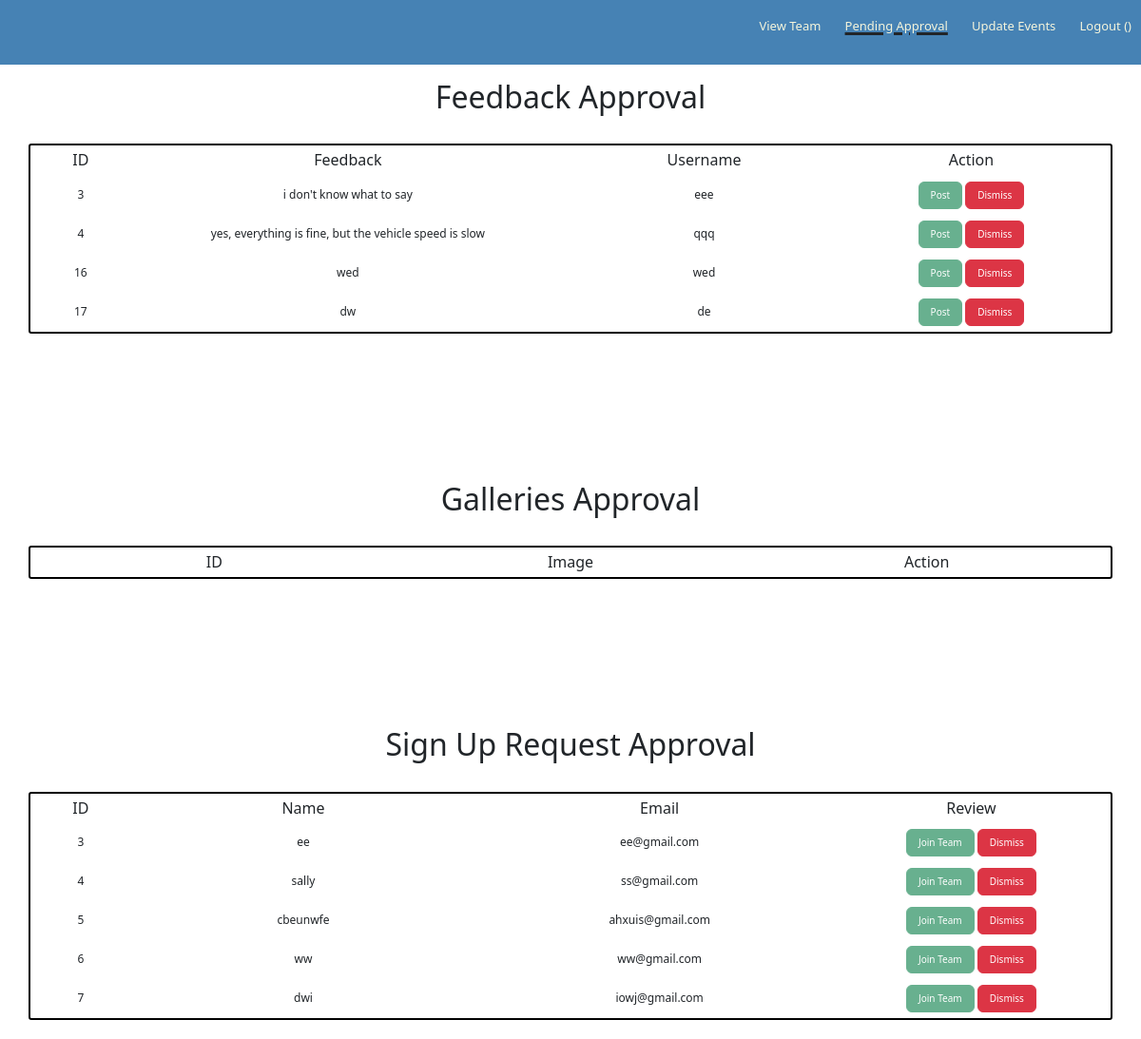
The app's page /approval, older data.
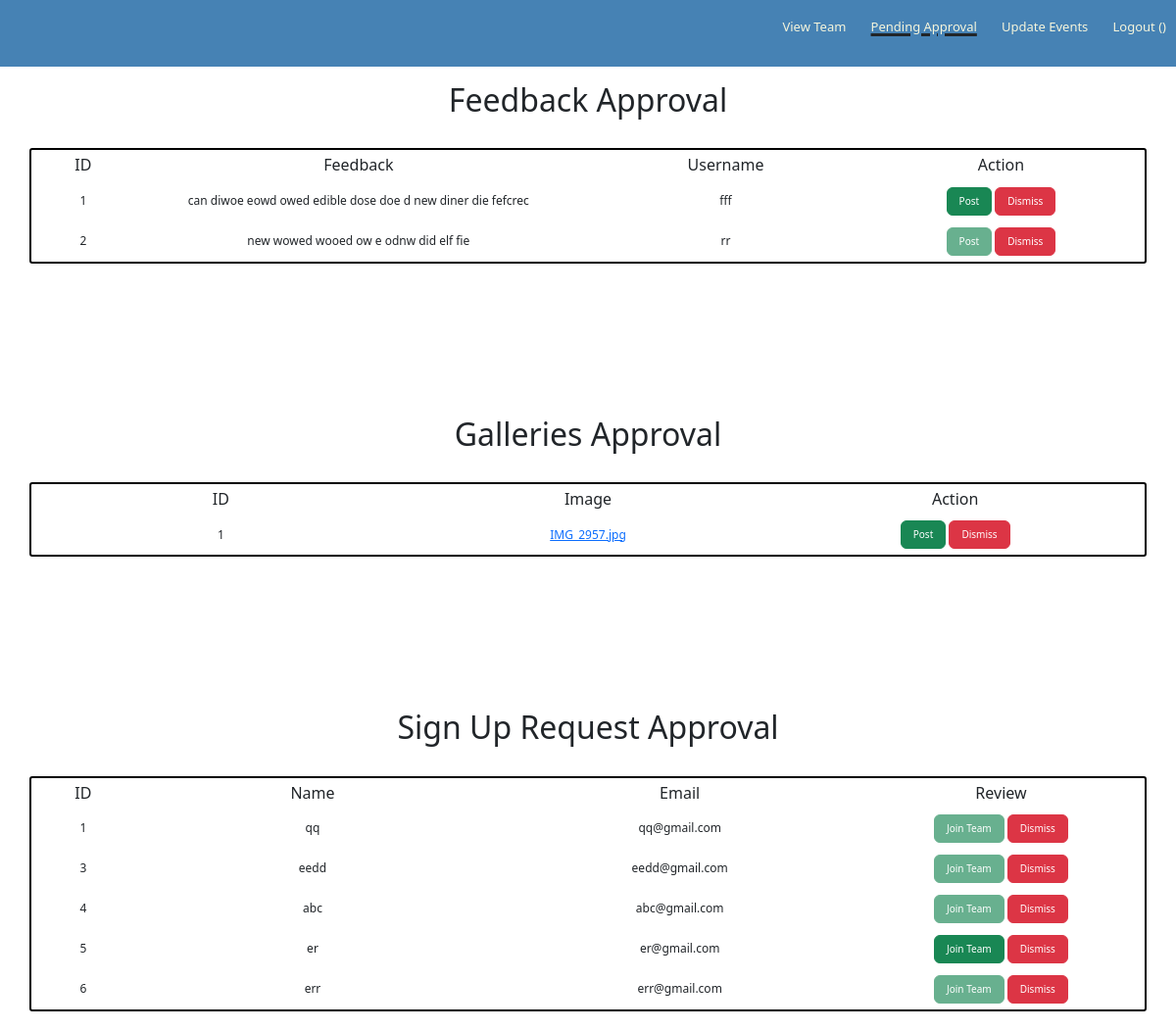
The same page, newer data.
### app/models.py (models this page shows, shortened)
class Feedback(db.Model):
    id = db.Column(db.Integer, primary_key=True)
    feedback = db.Column(db.String(255))
    name = db.Column(db.String(128))
    approved = db.Column(db.Boolean)

class Jointeam(db.Model):
    id = db.Column(db.Integer, primary_key=True)
    email = db.Column(db.String(128), index=True, unique=True)
    name = db.Column(db.String(128))
    approved = db.Column(db.Boolean)

class Image(db.Model):
    id = db.Column(db.Integer, primary_key=True)
    img = db.Column(db.Text, unique=True, nullable=False)
    name = db.Column(db.String(128), nullable=False)
    mimetype = db.Column(db.String(128), nullable=False)
    approved = db.Column(db.Boolean)

### app/routes.py (the view)
@app.route('/approval', methods=['GET', 'POST'])
def approval():
    requests = Jointeam.query.all()
    feedbacks = Feedback.query.all()
    images = Image.query.all()
    ad = current_user
    return render_template("approval.html", ad=ad,approval=True, requests=requests, feedbacks=feedbacks, images=images)

### app/templates/approval.html (shortened to what the changed rows need)
{% extends "adminbase.html" %}
{% block content %}
<link rel = 'stylesheet' href = '../static/css/approval.css'>
<h2 class="pagetitle">Feedback Approval</h2>
<div class="container-holder">
    <div class="container-fluid text-center" id="feedbackcontainer">
        {% for feedback in feedbacks %}
        <div id={{feedback.id}} class="row">
            <div class="col-1 d-flex">
                <p style="margin:auto;">{{feedback.id}}</p>
            </div>
            <div class="col-5 d-flex">
                <p style="margin:auto;">{{feedback.feedback}}</p>
            </div>
            <div class="col-3 d-flex">
                <p style="margin:auto;">{{feedback.name}}</p>
            </div>
            <div class="col-3 d-flex">
                <p class="approveBtn" style="margin:auto">
                    {% if feedback.approved %}
                    <button class="btn btn-success" style="font-size:10px" disabled aria-disabled="true">Post</button>
                    {% else %}
                    <button class="btn btn-success" style="display: inline; font-size:10px" onclick="approveFeedback('{{feedback.id}}')">Post</button>
                    {% endif %}
                    <button class="btn btn-danger" style="font-size:10px" onclick="dismissFeedback('{{feedback.id}}')">Dismiss</button>
                </p>
            </div>
        </div>
        {% endfor %}
    </div>
</div>
<br><br><br><br><br>
<h2 class="pagetitle">Galleries Approval</h2>
<div class="container-holder">
    <div class="container-fluid text-center" id="galleriescontainer">
        {% for image in images %}
        <div id={{image.id}} class="row">
            {% if image.approved %}
            {% else %}
            <div class="col-4 d-flex">
                <p style="margin:auto">{{image.id}}</p>
            </div>
            <div class="col-4 d-flex">
                <a href="/get_img" onclick="get_img('{{image.id}}')" style="margin:auto;">{{image.name}}</a>
            </div>
            <div class="col-4 d-flex">
                <p style="margin:auto">
                    <button class="btn btn-success" style="font-size:10px" onclick="approveImage('{{image.id}}')">Post</button>
                    <button class="btn btn-danger" style="font-size:10px" onclick="dismissImage('{{image.id}}')">Dismiss</button>
                </p>
            </div>
            {% endif %}
        </div>
        {% endfor %}
    </div>
</div>
<br><br><br><br><br>
<h2 class="pagetitle">Sign Up Request Approval</h2>
<div class="container-holder">
    <div class="container-fluid text-center" id="signupcontainer">
        {% for request in requests %}
        <div id={{request.id}} class="row">
            <div class="col-1 d-flex">
                <p style="margin:auto;">{{request.id}}</p>
            </div>
            <div class="col-4 d-flex">
                <p style="margin:auto;">{{request.name}}</p>
            </div>
            <div class="col-4 d-flex">
                <p style="margin:auto;">{{request.email}}</p>
            </div>
            <div class="col-3 d-flex">
                <p style="margin:auto">
                    {% if request.approved %}
                    <button disabled aria-disabled="true" style="font-size:10px" class="btn btn-success">Join Team</button>
                    {% else %}
                    <button class="btn btn-success" style="display: inline; font-size:10px" onclick="approveRequest('{{request.id}}')">Join Team</button>
                    {% endif %}
                    <button class="btn btn-danger" style="font-size:10px" onclick="dismissRequest('{{request.id}}')">Dismiss</button>
                </p>
            </div>
        </div>
        {% endfor %}
    </div>
</div>
{% endblock %}

Row changes from the older to the newer data that the page shows:
removed Feedback: id "3", feedback "i don't know what to say", name "eee", approved "Post"
removed Feedback: id "4", feedback "yes, everything is fine, but the vehicle speed is slow", name "qqq", approved "Post"
removed Feedback: id "16", feedback "wed", name "wed", approved "Post"
removed Feedback: id "17", feedback "dw", name "de", approved "Post"
removed Jointeam: id "7", name "dwi", email "iowj@gmail.com", approved "Join Team"
added Feedback: id "1", feedback "can diwoe eowd owed edible dose doe d new diner die fefcrec", name "fff"
added Feedback: id "2", feedback "new wowed wooed ow e odnw did elf fie", name "rr", approved "Post"
added Image: id "1", name "IMG_2957.jpg"
added Jointeam: id "1", name "qq", email "qq@gmail.com", approved "Join Team"
changed Jointeam id 3: name "ee" → "eedd"; email "ee@gmail.com" → "eedd@gmail.com"
changed Jointeam id 4: name "sally" → "abc"; email "ss@gmail.com" → "abc@gmail.com"
changed Jointeam id 5: name "cbeunwfe" → "er"; email "ahxuis@gmail.com" → "er@gmail.com"; approved True → False (drawn)
changed Jointeam id 6: name "ww" → "err"; email "ww@gmail.com" → "err@gmail.com"
